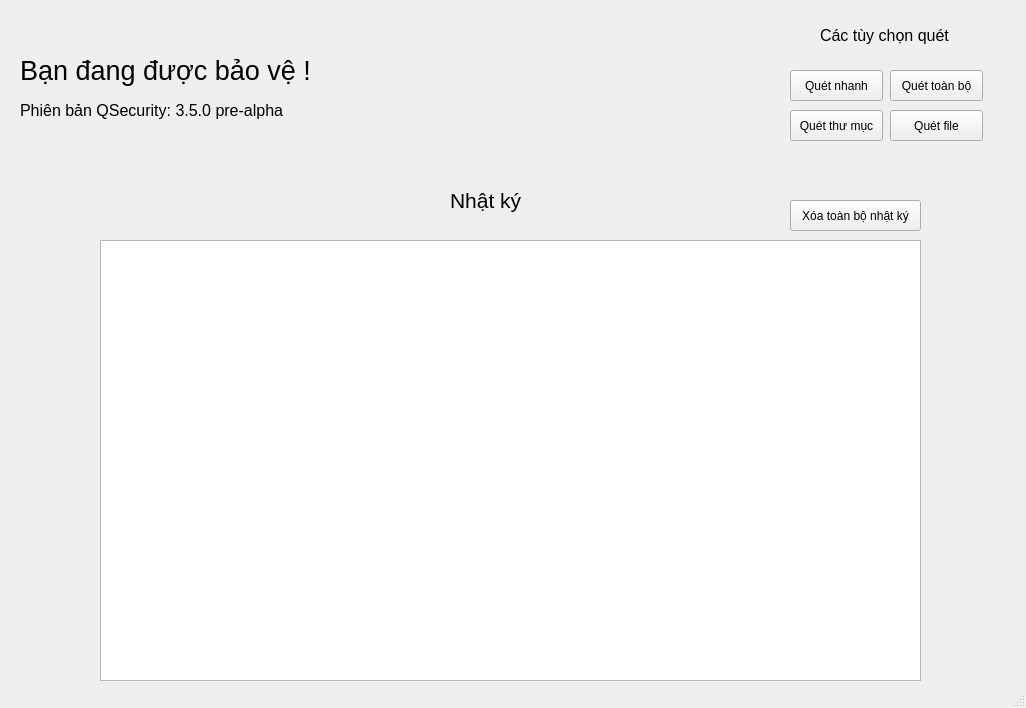
<?xml version="1.0" encoding="UTF-8"?>
<ui version="4.0">
 <class>MainWindow</class>
 <widget class="QMainWindow" name="MainWindow">
  <property name="geometry">
   <rect>
    <x>0</x>
    <y>0</y>
    <width>1026</width>
    <height>708</height>
   </rect>
  </property>
  <property name="windowTitle">
   <string>MainWindow</string>
  </property>
  <widget class="QWidget" name="centralwidget">
   <widget class="QPushButton" name="select_file_scan">
    <property name="geometry">
     <rect>
      <x>890</x>
      <y>110</y>
      <width>93</width>
      <height>31</height>
     </rect>
    </property>
    <property name="text">
     <string>Quét file</string>
    </property>
   </widget>
   <widget class="QListWidget" name="log">
    <property name="geometry">
     <rect>
      <x>100</x>
      <y>240</y>
      <width>821</width>
      <height>441</height>
     </rect>
    </property>
   </widget>
   <widget class="QLabel" name="label">
    <property name="geometry">
     <rect>
      <x>450</x>
      <y>170</y>
      <width>91</width>
      <height>61</height>
     </rect>
    </property>
    <property name="text">
     <string>&lt;html&gt;&lt;head/&gt;&lt;body&gt;&lt;p&gt;&lt;span style=&quot; font-size:16pt;&quot;&gt;Nhật ký&lt;/span&gt;&lt;/p&gt;&lt;/body&gt;&lt;/html&gt;</string>
    </property>
   </widget>
   <widget class="QPushButton" name="full_scan">
    <property name="geometry">
     <rect>
      <x>890</x>
      <y>70</y>
      <width>93</width>
      <height>31</height>
     </rect>
    </property>
    <property name="text">
     <string>Quét toàn bộ</string>
    </property>
   </widget>
   <widget class="QPushButton" name="quick_scan">
    <property name="geometry">
     <rect>
      <x>790</x>
      <y>70</y>
      <width>93</width>
      <height>31</height>
     </rect>
    </property>
    <property name="text">
     <string>Quét nhanh</string>
    </property>
   </widget>
   <widget class="QPushButton" name="select_folder_scan">
    <property name="geometry">
     <rect>
      <x>790</x>
      <y>110</y>
      <width>93</width>
      <height>31</height>
     </rect>
    </property>
    <property name="text">
     <string>Quét thư mục</string>
    </property>
   </widget>
   <widget class="QLabel" name="label_2">
    <property name="geometry">
     <rect>
      <x>820</x>
      <y>20</y>
      <width>161</width>
      <height>31</height>
     </rect>
    </property>
    <property name="text">
     <string>&lt;html&gt;&lt;head/&gt;&lt;body&gt;&lt;p&gt;&lt;span style=&quot; font-size:12pt;&quot;&gt;Các tùy chọn quét&lt;/span&gt;&lt;/p&gt;&lt;/body&gt;&lt;/html&gt;</string>
    </property>
   </widget>
   <widget class="QLabel" name="label_3">
    <property name="geometry">
     <rect>
      <x>20</x>
      <y>50</y>
      <width>351</width>
      <height>41</height>
     </rect>
    </property>
    <property name="text">
     <string>&lt;html&gt;&lt;head/&gt;&lt;body&gt;&lt;p&gt;&lt;span style=&quot; font-size:20pt;&quot;&gt;Bạn đang được bảo vệ !&lt;/span&gt;&lt;/p&gt;&lt;/body&gt;&lt;/html&gt;</string>
    </property>
   </widget>
   <widget class="QLabel" name="label_4">
    <property name="geometry">
     <rect>
      <x>20</x>
      <y>90</y>
      <width>331</width>
      <height>41</height>
     </rect>
    </property>
    <property name="text">
     <string>&lt;html&gt;&lt;head/&gt;&lt;body&gt;&lt;p&gt;&lt;span style=&quot; font-size:12pt;&quot;&gt;Phiên bản QSecurity: 3.5.0 pre-alpha&lt;/span&gt;&lt;/p&gt;&lt;/body&gt;&lt;/html&gt;</string>
    </property>
   </widget>
   <widget class="QPushButton" name="clear_log">
    <property name="geometry">
     <rect>
      <x>790</x>
      <y>200</y>
      <width>131</width>
      <height>31</height>
     </rect>
    </property>
    <property name="text">
     <string>Xóa toàn bộ nhật ký</string>
    </property>
   </widget>
  </widget>
  <widget class="QStatusBar" name="statusbar"/>
 </widget>
 <resources/>
 <connections/>
</ui>
